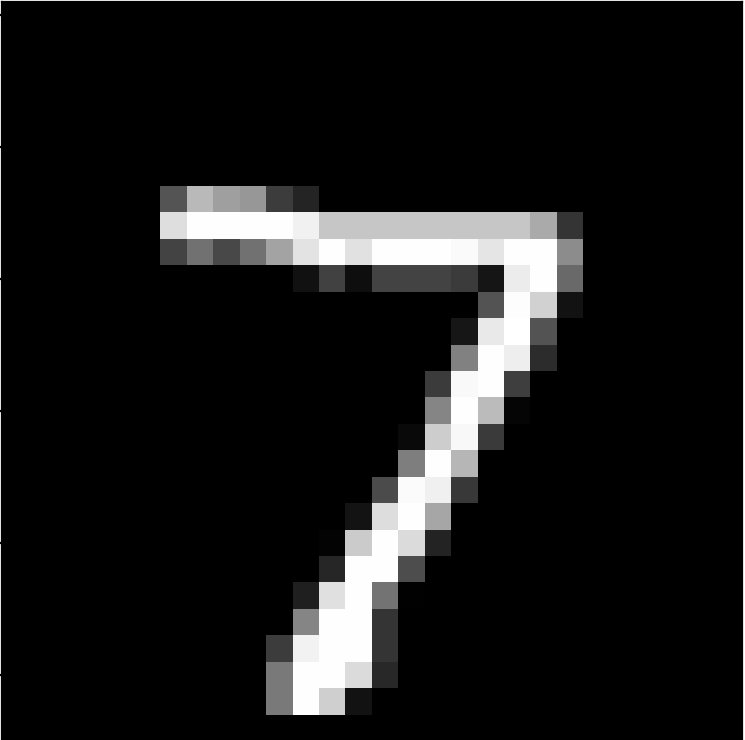
#> input picture test/7.png, 1490 x 1480 px, found by its file name (shown at 1/2 size)
$ jupyter execute --allow-errors RealTimeDigitRecognition.ipynb   (text cells are left out)
#> lines starting #> are read from the running program, lines starting #| are printed output that depends on the picture; after the words box and inside, x2 and y2 are one past the last pixel; in counts of white or black regions, pixels touching at a corner belong together
[cell 1]
#Importing Libraries
import tensorflow as tf
import cv2
import numpy as np
import os
import matplotlib.pyplot as plt

#> (a cell that did not finish here is left out)

[cell 3]
# Get a testing image and preprocess it

def preProcess(img):
    img=cv2.cvtColor(img,cv2.COLOR_BGR2GRAY)
    img=cv2.equalizeHist(img)
    x,img=cv2.threshold(img, 127, 255, cv2.THRESH_BINARY)
    img=img/255
    return img

img = cv2.imread("test\\7.png")
#> img is the input picture: shape (1480, 1490, 3); min 0, max 255, mean 24.7
print(type(img))
#| <class 'numpy.ndarray'>

imgPred=preProcess(img)
#> in preProcess, `x,img=cv2.threshold(img, 127, 255, cv2.THRESH_BINARY)`:
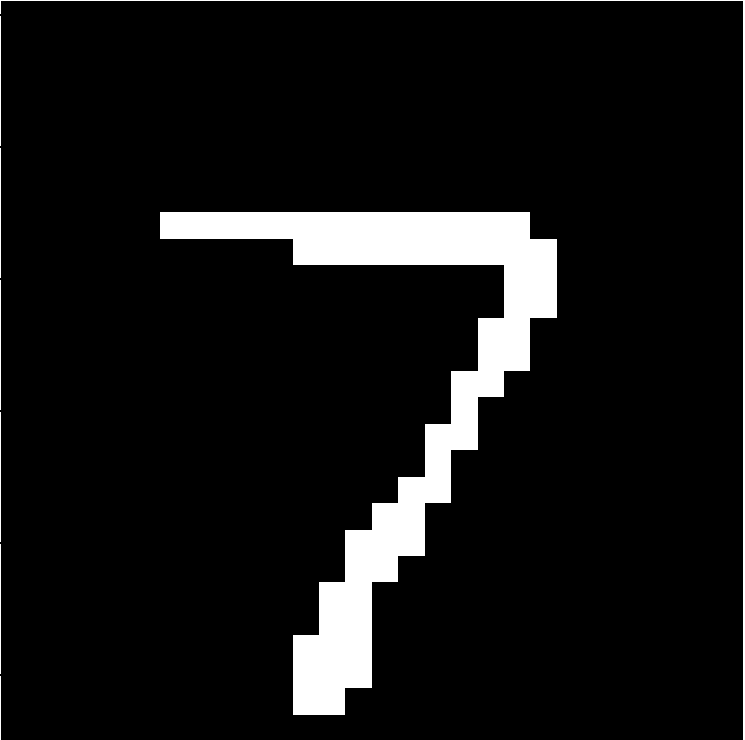
#> img: shape (1480, 1490) (shown at 1/2 size); 8% white; 8 white regions, largest, box (x1, y1, x2, y2) and area: (320, 424, 1114, 1430) 165092, (0, 0, 1490, 1480) 8944, (0, 32, 2, 292) 520
imgPred.shape
plt.imshow(imgPred)

[cell 4]
# Resize and reshape image to feed into the model

imgPred=cv2.resize(imgPred,(32,32))
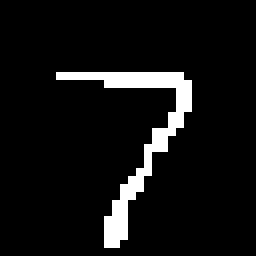
#> imgPred: shape (32, 32) float64 (shown 8 times larger); values 0 (black) and 1 (white), 6.9% white in thin lines or dots, all inside (x1, y1, x2, y2) = (7, 9, 24, 31)
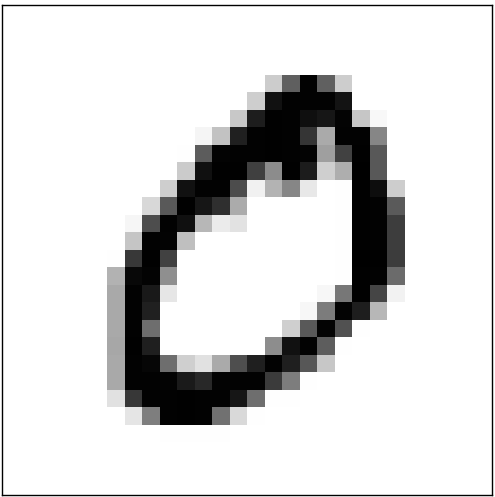
#> input picture test/0.png, 495 x 497 px, given in place of the camera
#> further down, imgOrg is the input picture: shape (497, 495, 3); min 0, max 255, mean 213.3
imgPred=imgPred.reshape((1,32,32,1))

#> (a cell that did not finish here is left out)

[cell 6]
videocapture = cv2.VideoCapture(0)
videocapture.set(3,720)
videocapture.set(4,540)

[cell 7]
threshold = 0.65 # Minimum probability for classification
#> (the rest of this cell did not finish here and is left out)

#> in preProcess (call 2), `img=cv2.equalizeHist(img)`:
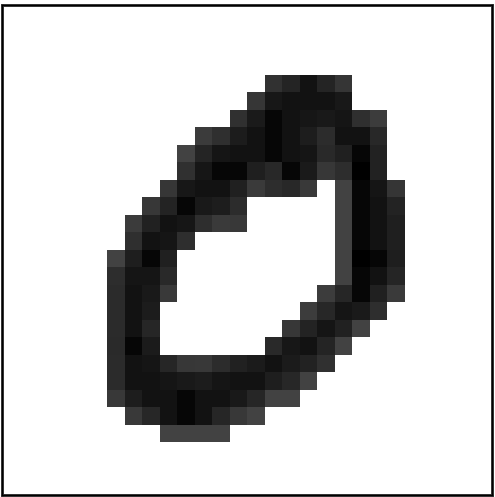
#> img: shape (497, 495); min 0, max 255, mean 196.3
#> in preProcess (call 2), `x,img=cv2.threshold(img, 127, 255, cv2.THRESH_BINARY)`:
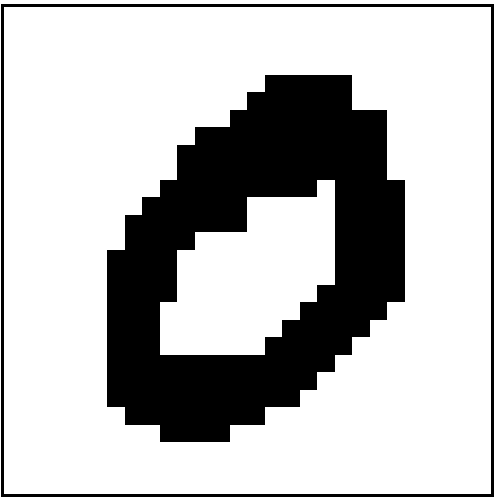
#> img: shape (497, 495); 73.5% white; 2 black regions, box (x1, y1, x2, y2) and area: (107, 75, 405, 442) 59307, (1, 4, 494, 497) 5880
    img = cv2.resize(img,(32,32))
    img = img.reshape(1,32,32,1)

    # Lets Predict

    classlabel = int(model.predict_classes(img))
    #print(classlabel)
    predictions = model.predict(img)
    #print(predictions)
    probVal= np.amax(predictions)
    #print(classlabel,probVal)

    if(probVal>threshold):
        cv2.putText(imgOrg,str(classlabel) + "   "+str(probVal),
                    (50,50),cv2.FONT_HERSHEY_SIMPLEX,
                    1,(255,0,0),1)
    cv2.imshow("Original Img",imgOrg)
    if cv2.waitKey(1) & 0xFF == ord('q'):
        break
cv2.destroyAllWindows()

[cell 8]
def boundedboxProcess(img):
    img=cv2.cvtColor(img,cv2.COLOR_BGR2GRAY)
    x,img=cv2.threshold(img, 127, 255, cv2.THRESH_BINARY)
    img=255-img
    return img

img = cv2.imread("test\\6.png")
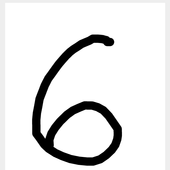
#> input picture test/6.png, 170 x 170 px, found by its file name
#> img is the input picture: shape (170, 170, 3); min 0, max 255, mean 228.1
print(type(img))
#| <class 'numpy.ndarray'>

imgbox=boundedboxProcess(img)
#> in boundedboxProcess, `x,img=cv2.threshold(img, 127, 255, cv2.THRESH_BINARY)`:
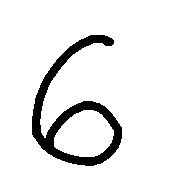
#> img: shape (170, 170); 89.9% white; 1 black region, box (x1, y1, x2, y2) and area: (32, 35, 122, 166) 2908
#> in boundedboxProcess, `img=255-img`: img: shape (170, 170); 10.1% white; 1 white region

[cell 9]
contours0, hierarchy = cv2.findContours(imgbox.copy(), cv2.RETR_TREE, cv2.CHAIN_APPROX_SIMPLE)
#> contours0 = 2 contours; box (x1, y1, x2, y2) and area: (32, 35, 122, 166) 4776, (53, 109, 115, 158) 2173
contours = [cv2.approxPolyDP(cnt, 3, True) for cnt in contours0]
#> contours = 2 contours; box (x1, y1, x2, y2) and area: (33, 35, 122, 164) 4610, (53, 109, 115, 158) 2036

[cell 10]
plt.figure(figsize=(20,4))
for i in range(len(contours)):
        img_gray_cont=cv2.drawContours(img.copy(), contours, i,255, 1)
        plt.subplot((len(contours)//4)+1,4,i+1)
        plt.title('Contour: {}'.format(i+1))
        plt.imshow(img_gray_cont,cmap='gray')
#> this loop made 2 passes
plt.show()
#> figure, not shown here; B, G, R data is drawn as R, G, B

[cell 11]
countours_largest = sorted(contours, key=lambda x: cv2.contourArea(x))[-1]
#> countours_largest = contour of 22 points, box (x1, y1, x2, y2) (33, 35, 122, 164), area 4610
bb=cv2.boundingRect(countours_largest)
#> bb = (33, 35, 89, 129)
print(bb)
#| (33, 35, 89, 129)

[cell 12]
# pt1 and pt2 are terminal coordinates of the diagonal of the rectangle
color = (255,30,255)
pt1=(bb[0],bb[1]) # upper coordinates
#> pt1 = (33, 35)
pt2=(bb[0]+bb[2],bb[1]+bb[3]) # lower coordinates
#> pt2 = (122, 164)
img_bb=img.copy()
cv2.rectangle(img_bb,pt1,pt2,color,1)
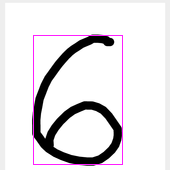
#> img_bb: shape (170, 170, 3); 1.51% of pixels changed, all inside (x1, y1, x2, y2) = (33, 35, 123, 165)
# cv2.rectangle()
plt.imshow(img_bb,cmap='gray')
plt.show()

[cell 13]
#Function to plot boxes on images
def drawbox(imgo):
    img=boundedboxProcess(imgo)
#> in boundedboxProcess (call 2), `x,img=cv2.threshold(img, 127, 255, cv2.THRESH_BINARY)`:
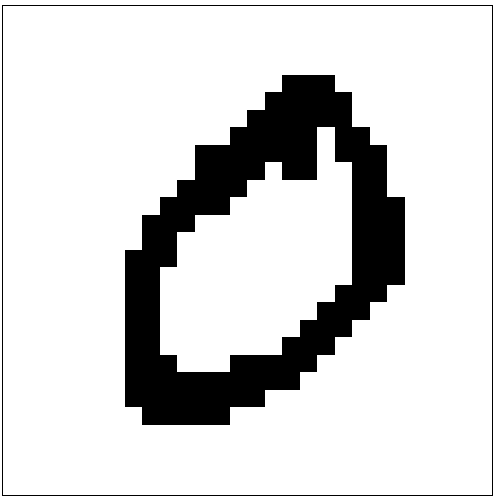
#> img: shape (497, 495); 83.6% white; 2 black regions, box (x1, y1, x2, y2) and area: (125, 75, 405, 425) 38283, (2, 5, 493, 496) 1960
#> in boundedboxProcess (call 2), `img=255-img`: img: shape (497, 495); 16.4% white; 2 white regions
    contours0, hierarchy = cv2.findContours(img.copy(), cv2.RETR_TREE, cv2.CHAIN_APPROX_SIMPLE)
#> contours0 = 4 contours; box (x1, y1, x2, y2) and area: (2, 5, 493, 496) 240100, (2, 5, 493, 496) 240098, (125, 75, 405, 425) 66740, (159, 126, 353, 373) 29522
    contours = [cv2.approxPolyDP(cnt, 3, True) for cnt in contours0]
#> contours = 4 contours; box (x1, y1, x2, y2) and area: (2, 5, 493, 496) 240100, (2, 5, 493, 496) 239122, (125, 75, 405, 425) 66911, (159, 126, 353, 373) 29367
    countours_largest = sorted(contours, key=lambda x: cv2.contourArea(x))[-1]
#> countours_largest = [[2, 5], [2, 495], [492, 495], [492, 5]]
    bb=cv2.boundingRect(countours_largest)
#> bb = (2, 5, 491, 491)
    color = (255,30,255)
    pt1=(bb[0],bb[1]) # upper coordinates
#> pt1 = (2, 5)
    pt2=(bb[0]+bb[2],bb[1]+bb[3]) # lower coordinates
#> pt2 = (493, 496)
    img_bb=imgo.copy()
    cv2.rectangle(img_bb,pt1,pt2,color,1)
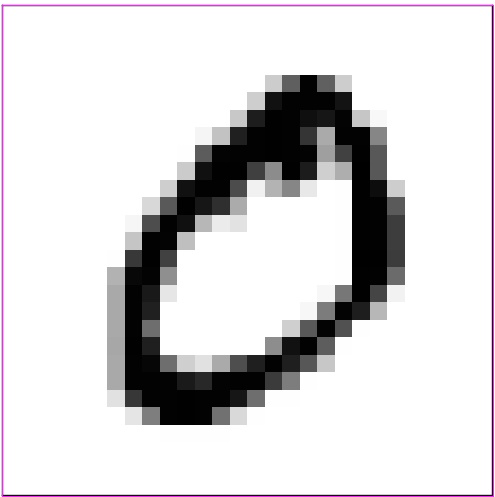
#> img_bb: shape (497, 495, 3); 0.8% of pixels changed, all inside (x1, y1, x2, y2) = (2, 5, 494, 497)
    return img_bb
